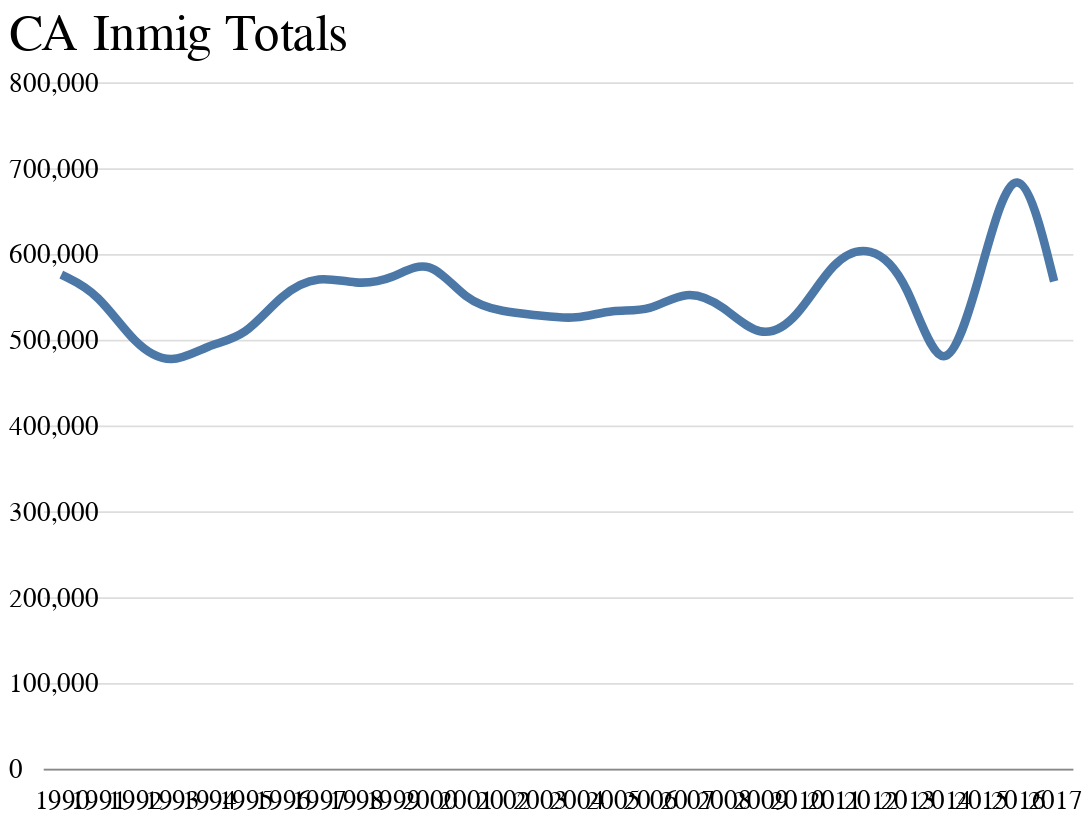

The code cell stored with this chart in its notebook:
### Code cell
alt.Chart(comb, title='CA Inmig Totals').mark_line(size=5, interpolate='basis').encode(x='Year:O', y='Inmig_Exemp')

### Figure 1 — Vega-Lite specification as saved in the notebook (floating-point values rounded to 4 significant figures)
{"width": 600, "height": 400, "background": "white", "config": {"title": {"fontWeight": "normal", "fontSize": 30, "anchor": "start", "font": "Calibri", "offset": 5}, "axisX": {"grid": false, "labelFont": "Calibri", "labelFontSize": 16, "labelAngle": 0, "labelPadding": 10, "ticks": false, "tickSize": 5, "title": null, "titleFont": "Calibri", "titleFontSize": 16, "titleFontWeight": "normal", "titleY": 30, "titleX": 280}, "axisY": {"grid": true, "gridOpacity": 1, "labelFont": "Calibri", "labelFontSize": 16, "labelLimit": 100, "labelAlign": "left", "labelPadding": 20, "ticks": false, "title": null, "titleFont": "Calibri", "titleFontWeight": "normal", "titleFontSize": 17, "titleAlign": "left", "titleAngle": 0, "titleY": -20, "titleX": -20, "domainWidth": 0}, "view": {"strokeOpacity": 0}}, "data": {"name": "data-a4d8485472d8912f8f01dcf73fe3fab1"}, "mark": {"type": "line", "interpolate": "basis", "size": 5}, "encoding": {"x": {"type": "ordinal", "field": "Year"}, "y": {"type": "quantitative", "field": "Inmig_Exemp"}}, "title": "CA Inmig Totals", "$schema": "https://vega.github.io/schema/vega-lite/v4.0.0.json", "datasets": {"data-a4d8485472d8912f8f01dcf73fe3fab1": [{"Year": 1990, "Non_Mig": 23010999, "Inmig_Exemp": 575795, "In_Dom_Exemp": 510523, "Outmig_Exemp": 733500, "Out_Dom_Exemp": 683293, "Zero": 0, "Population": 29558000, "Net_Mig_Dom_Exemp": -172770, "Rel_Mig_Dom_Exemp": -0.0075, "Inmig_Exemp_pct_chg": null, "Outmig_Exemp_pct_chg": null}, {"Year": 1991, "Non_Mig": 23340798, "Inmig_Exemp": 555276, "In_Dom_Exemp": 480749, "Outmig_Exemp": 745198, "Out_Dom_Exemp": 700419, "Zero": 0, "Population": 30143555, "Net_Mig_Dom_Exemp": -219670, "Rel_Mig_Dom_Exemp": -0.0094, "Inmig_Exemp_pct_chg": 0.03564, "Outmig_Exemp_pct_chg": 0.01595}, {"Year": 1992, "Non_Mig": 23236233, "Inmig_Exemp": 492967, "In_Dom_Exemp": 423060, "Outmig_Exemp": 872565, "Out_Dom_Exemp": 826534, "Zero": 0, "Population": 30722998, "Net_Mig_Dom_Exemp": -403474, "Rel_Mig_Dom_Exemp": -0.0174, "Inmig_Exemp_pct_chg": 0.1122, "Outmig_Exemp_pct_chg": 0.1709}, {"Year": 1993, "Non_Mig": 22841596, "Inmig_Exemp": 469297, "In_Dom_Exemp": 415460, "Outmig_Exemp": 920270, "Out_Dom_Exemp": 877562, "Zero": 0, "Population": 31150786, "Net_Mig_Dom_Exemp": -462102, "Rel_Mig_Dom_Exemp": -0.0202, "Inmig_Exemp_pct_chg": 0.04802, "Outmig_Exemp_pct_chg": 0.05467}, {"Year": 1994, "Non_Mig": 22414007, "Inmig_Exemp": 494971, "In_Dom_Exemp": 441403, "Outmig_Exemp": 881558, "Out_Dom_Exemp": 841521, "Zero": 0, "Population": 31418940, "Net_Mig_Dom_Exemp": -400118, "Rel_Mig_Dom_Exemp": -0.0179, "Inmig_Exemp_pct_chg": 0.05471, "Outmig_Exemp_pct_chg": 0.04207}, {"Year": 1995, "Non_Mig": 22611353, "Inmig_Exemp": 502493, "In_Dom_Exemp": 454252, "Outmig_Exemp": 778525, "Out_Dom_Exemp": 740522, "Zero": 0, "Population": 31617770, "Net_Mig_Dom_Exemp": -286270, "Rel_Mig_Dom_Exemp": -0.0127, "Inmig_Exemp_pct_chg": 0.0152, "Outmig_Exemp_pct_chg": 0.1169}, {"Year": 1996, "Non_Mig": 22725592, "Inmig_Exemp": 554909, "In_Dom_Exemp": 503854, "Outmig_Exemp": 702779, "Out_Dom_Exemp": 665732, "Zero": 0, "Population": 31837399, "Net_Mig_Dom_Exemp": -161878, "Rel_Mig_Dom_Exemp": -0.0071, "Inmig_Exemp_pct_chg": 0.1043, "Outmig_Exemp_pct_chg": 0.09729}, {"Year": 1997, "Non_Mig": 23236858, "Inmig_Exemp": 575775, "In_Dom_Exemp": 526168, "Outmig_Exemp": 658276, "Out_Dom_Exemp": 623164, "Zero": 0, "Population": 32207869, "Net_Mig_Dom_Exemp": -96996, "Rel_Mig_Dom_Exemp": -0.0042, "Inmig_Exemp_pct_chg": 0.0376, "Outmig_Exemp_pct_chg": 0.06332}, {"Year": 1998, "Non_Mig": 24050991, "Inmig_Exemp": 563950, "In_Dom_Exemp": 513057, "Outmig_Exemp": 638682, "Out_Dom_Exemp": 603931, "Zero": 0, "Population": 32657877, "Net_Mig_Dom_Exemp": -90874, "Rel_Mig_Dom_Exemp": -0.0038, "Inmig_Exemp_pct_chg": 0.02054, "Outmig_Exemp_pct_chg": 0.02977}, {"Year": 1999, "Non_Mig": 24804140, "Inmig_Exemp": 569616, "In_Dom_Exemp": 519475, "Outmig_Exemp": 642844, "Out_Dom_Exemp": 608466, "Zero": 0, "Population": 33140771, "Net_Mig_Dom_Exemp": -88991, "Rel_Mig_Dom_Exemp": -0.0036, "Inmig_Exemp_pct_chg": 0.01005, "Outmig_Exemp_pct_chg": 0.006517}, {"Year": 2000, "Non_Mig": 25247901, "Inmig_Exemp": 597959, "In_Dom_Exemp": 545166, "Outmig_Exemp": 630167, "Out_Dom_Exemp": 596651, "Zero": 0, "Population": 33721583, "Net_Mig_Dom_Exemp": -51485, "Rel_Mig_Dom_Exemp": -0.002, "Inmig_Exemp_pct_chg": 0.04976, "Outmig_Exemp_pct_chg": 0.01972}, {"Year": 2001, "Non_Mig": 25671321, "Inmig_Exemp": 544126, "In_Dom_Exemp": 493798, "Outmig_Exemp": 659870, "Out_Dom_Exemp": 622808, "Zero": 0, "Population": 34256789, "Net_Mig_Dom_Exemp": -129010, "Rel_Mig_Dom_Exemp": -0.005, "Inmig_Exemp_pct_chg": 0.09003, "Outmig_Exemp_pct_chg": 0.04714}, {"Year": 2002, "Non_Mig": 26122706, "Inmig_Exemp": 532504, "In_Dom_Exemp": 483346, "Outmig_Exemp": 638459, "Out_Dom_Exemp": 600171, "Zero": 0, "Population": 34725516, "Net_Mig_Dom_Exemp": -116825, "Rel_Mig_Dom_Exemp": -0.0045, "Inmig_Exemp_pct_chg": 0.02136, "Outmig_Exemp_pct_chg": 0.03245}, {"Year": 2003, "Non_Mig": 26305015, "Inmig_Exemp": 528463, "In_Dom_Exemp": 477282, "Outmig_Exemp": 678903, "Out_Dom_Exemp": 644064, "Zero": 0, "Population": 35163609, "Net_Mig_Dom_Exemp": -166782, "Rel_Mig_Dom_Exemp": -0.0063, "Inmig_Exemp_pct_chg": 0.007589, "Outmig_Exemp_pct_chg": 0.06335}, {"Year": 2004, "Non_Mig": 26476088, "Inmig_Exemp": 523047, "In_Dom_Exemp": 472255, "Outmig_Exemp": 777522, "Out_Dom_Exemp": 742502, "Zero": 0, "Population": 35570847, "Net_Mig_Dom_Exemp": -270247, "Rel_Mig_Dom_Exemp": -0.0102, "Inmig_Exemp_pct_chg": 0.01025, "Outmig_Exemp_pct_chg": 0.1453}, {"Year": 2005, "Non_Mig": 26507063, "Inmig_Exemp": 536288, "In_Dom_Exemp": 486725, "Outmig_Exemp": 836039, "Out_Dom_Exemp": 804243, "Zero": 0, "Population": 35869173, "Net_Mig_Dom_Exemp": -317518, "Rel_Mig_Dom_Exemp": -0.012, "Inmig_Exemp_pct_chg": 0.02532, "Outmig_Exemp_pct_chg": 0.07526}, {"Year": 2006, "Non_Mig": 26759630, "Inmig_Exemp": 531858, "In_Dom_Exemp": 482501, "Outmig_Exemp": 790041, "Out_Dom_Exemp": 759202, "Zero": 0, "Population": 36116202, "Net_Mig_Dom_Exemp": -276701, "Rel_Mig_Dom_Exemp": -0.0103, "Inmig_Exemp_pct_chg": 0.00826, "Outmig_Exemp_pct_chg": 0.05502}, {"Year": 2007, "Non_Mig": 27732366, "Inmig_Exemp": 559826, "In_Dom_Exemp": 509583, "Outmig_Exemp": 686510, "Out_Dom_Exemp": 657174, "Zero": 0, "Population": 36399676, "Net_Mig_Dom_Exemp": -147591, "Rel_Mig_Dom_Exemp": -0.0053, "Inmig_Exemp_pct_chg": 0.05259, "Outmig_Exemp_pct_chg": 0.131}, {"Year": 2008, "Non_Mig": 28410195, "Inmig_Exemp": 540578, "In_Dom_Exemp": 494408, "Outmig_Exemp": 615793, "Out_Dom_Exemp": 586221, "Zero": 0, "Population": 36704375, "Net_Mig_Dom_Exemp": -91813, "Rel_Mig_Dom_Exemp": -0.0032, "Inmig_Exemp_pct_chg": 0.03438, "Outmig_Exemp_pct_chg": 0.103}, {"Year": 2009, "Non_Mig": 28448182, "Inmig_Exemp": 499411, "In_Dom_Exemp": 475287, "Outmig_Exemp": 558846, "Out_Dom_Exemp": 528720, "Zero": 0, "Population": 36966713, "Net_Mig_Dom_Exemp": -53433, "Rel_Mig_Dom_Exemp": -0.0019, "Inmig_Exemp_pct_chg": 0.07615, "Outmig_Exemp_pct_chg": 0.09248}, {"Year": 2010, "Non_Mig": 28690412, "Inmig_Exemp": 521730, "In_Dom_Exemp": 497837, "Outmig_Exemp": 566157, "Out_Dom_Exemp": 535709, "Zero": 0, "Population": 37223900, "Net_Mig_Dom_Exemp": -37872, "Rel_Mig_Dom_Exemp": -0.0013, "Inmig_Exemp_pct_chg": 0.04469, "Outmig_Exemp_pct_chg": 0.01308}, {"Year": 2011, "Non_Mig": 30080010, "Inmig_Exemp": 595147, "In_Dom_Exemp": 568923, "Outmig_Exemp": 620020, "Out_Dom_Exemp": 585539, "Zero": 0, "Population": 37594781, "Net_Mig_Dom_Exemp": -16616, "Rel_Mig_Dom_Exemp": -0.0006, "Inmig_Exemp_pct_chg": 0.1407, "Outmig_Exemp_pct_chg": 0.09514}, {"Year": 2012, "Non_Mig": 30139423, "Inmig_Exemp": 611235, "In_Dom_Exemp": 583785, "Outmig_Exemp": 671025, "Out_Dom_Exemp": 637477, "Zero": 0, "Population": 37971427, "Net_Mig_Dom_Exemp": -53692, "Rel_Mig_Dom_Exemp": -0.0018, "Inmig_Exemp_pct_chg": 0.02703, "Outmig_Exemp_pct_chg": 0.08226}, {"Year": 2013, "Non_Mig": 30251074, "Inmig_Exemp": 574638, "In_Dom_Exemp": 547767, "Outmig_Exemp": 649519, "Out_Dom_Exemp": 618181, "Zero": 0, "Population": 38321459, "Net_Mig_Dom_Exemp": -70414, "Rel_Mig_Dom_Exemp": -0.0023, "Inmig_Exemp_pct_chg": 0.05987, "Outmig_Exemp_pct_chg": 0.03205}, {"Year": 2014, "Non_Mig": 30666470, "Inmig_Exemp": 433536, "In_Dom_Exemp": 406389, "Outmig_Exemp": 489155, "Out_Dom_Exemp": 460399, "Zero": 0, "Population": 38622301, "Net_Mig_Dom_Exemp": -54010, "Rel_Mig_Dom_Exemp": -0.0018, "Inmig_Exemp_pct_chg": 0.2455, "Outmig_Exemp_pct_chg": 0.2469}, {"Year": 2015, "Non_Mig": 30665600, "Inmig_Exemp": 576351, "In_Dom_Exemp": 549303, "Outmig_Exemp": 694320, "Out_Dom_Exemp": 661996, "Zero": 0, "Population": 38952462, "Net_Mig_Dom_Exemp": -112693, "Rel_Mig_Dom_Exemp": -0.0037, "Inmig_Exemp_pct_chg": 0.3294, "Outmig_Exemp_pct_chg": 0.4194}, {"Year": 2016, "Non_Mig": 30323418, "Inmig_Exemp": 738692, "In_Dom_Exemp": 724426, "Outmig_Exemp": 970679, "Out_Dom_Exemp": 954708, "Zero": 0, "Population": 39214803, "Net_Mig_Dom_Exemp": -230282, "Rel_Mig_Dom_Exemp": -0.0076, "Inmig_Exemp_pct_chg": 0.2817, "Outmig_Exemp_pct_chg": 0.398}, {"Year": 2017, "Non_Mig": 30682756, "Inmig_Exemp": 568011, "In_Dom_Exemp": 553447, "Outmig_Exemp": 763116, "Out_Dom_Exemp": 750691, "Zero": 0, "Population": 39504609, "Net_Mig_Dom_Exemp": -197244, "Rel_Mig_Dom_Exemp": -0.0064, "Inmig_Exemp_pct_chg": 0.2311, "Outmig_Exemp_pct_chg": 0.2138}]}}
